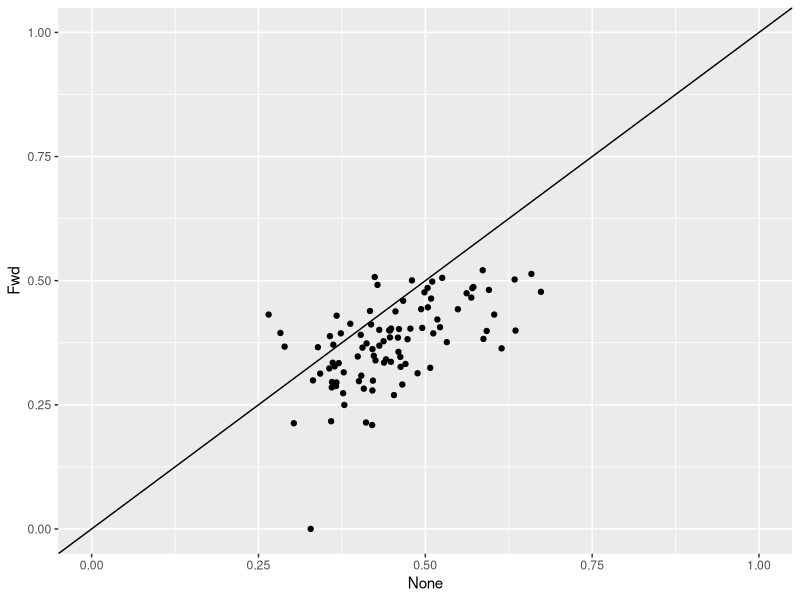

Write the R code that produced this figure. (Note: this script raises an error after producing the figure.)
library(dplyr)
library(ggplot2)
library(tidyr)
library(lme4)

dat = read.csv('rawdata.csv')
incompletes = names(table(dat$WID)[which(table(dat$WID) != 120)])
gooddat = subset(dat, !(WID %in% incompletes) & (WasBad=="False") & (RawResponse != 'NA'))
gooddat$LogRT = log(gooddat$RT)

# Check that regular trials have faster simulation RTs
regdat = gooddat %>% subset(Class=='regular') %>% group_by(Trial, MotionDirection) %>%
  summarize(lRT = mean(LogRT), MedRT = median(RT), Acc = mean(Response==Goal), GoodRT = median(RT[Response==Goal]))
regdat_lrt = regdat %>% select(Trial, MotionDirection, lRT) %>% spread(MotionDirection, lRT) %>% subset(None > -99999999) # last part is hack
regdat_rt = regdat %>% select(Trial, MotionDirection, MedRT) %>% spread(MotionDirection, MedRT)
regdat_acc = regdat %>% select(Trial, MotionDirection, Acc) %>% spread(MotionDirection, Acc)

ggplot(regdat_lrt, aes(x=exp(None), y=exp(Fwd))) + geom_abline(intercept=0,slope=1) + geom_point() + 
  xlim(c(0,1)) + ylim(c(0,1)) + xlab('None') + ylab('Fwd')
with(regdat_lrt, t.test(Fwd,None,paired=T))

ggplot(regdat_rt, aes(x=None,y=Fwd)) + geom_abline(intercept=0,slope=1) + geom_point() + xlim(c(0,2)) + ylim(c(0,2))
with(regdat_rt, t.test(Fwd,None,paired=T)) # Faster with simulation than no simulation

ggplot(regdat_acc, aes(x=None,y=Fwd)) + geom_abline(intercept=0,slope=1) + geom_point() + xlim(c(0,1)) + ylim(c(0,1))
with(regdat_acc, t.test(Fwd,None, paired=T)) # Accuracy is the same - cannot be driven just by 

# Containment
containdat = subset(gooddat, Class=='contained')
agg_contain_bytrial = containdat %>% group_by(Trial, ContainmentType, ContainmentLevel, MotionDirection) %>%
  summarize(MedRT = median(RT), GoodRT = median(RT[Response=='G']), BadRT = median(RT[Response=='R']),
            MeanSpeed = mean(1/RT), GoodSpeed = mean(1/RT[Response=='G']), BadSpeed = mean(1/RT[Response=='R']),
            Acc = mean(Response=='G'))
agg_contain_all = agg_contain_bytrial %>%
  group_by(ContainmentType, ContainmentLevel, MotionDirection) %>%
  summarize(RT = mean(MedRT), RTsd = sd(MedRT), RTse = sd(MedRT)/sqrt(length(MedRT)),
            Speed = mean(MeanSpeed), Speedsd = sd(MeanSpeed), Speedse = sd(MeanSpeed)/sqrt(length(MeanSpeed)))
agg_contain_good = agg_contain_bytrial %>% subset(!is.na(GoodRT)) %>%
  group_by(ContainmentType, ContainmentLevel, MotionDirection) %>%
  summarize(RT = mean(GoodRT), RTsd = sd(GoodRT), RTse = sd(GoodRT)/sqrt(length(GoodRT)),
            Speed = mean(GoodSpeed), Speedsd = sd(GoodSpeed), Speedse = sd(GoodSpeed)/sqrt(length(GoodSpeed)))


(plot_all_rt = ggplot(agg_contain_all, aes(x=MotionDirection, y=RT, ymax=RT+RTse, ymin=RT-RTse)) +
    geom_point() + geom_linerange() + ylim(0,NA) + facet_grid(ContainmentType ~ ContainmentLevel))
(plot_good_rt = ggplot(agg_contain_good, aes(x=MotionDirection, y=RT, ymax=RT+RTse, ymin=RT-RTse)) +
  geom_point() + geom_linerange() + ylim(0,NA) + facet_grid(ContainmentType ~ ContainmentLevel))
(plot_good_speed = ggplot(agg_contain_good, aes(x=MotionDirection, y=Speed, ymax=Speed+Speedse, ymin=Speed-Speedse)) +
    geom_point() + geom_linerange() + facet_grid(ContainmentType ~ ContainmentLevel))

# Plot RTs by trial
plot_bytrial_complex = ggplot(subset(containdat, ContainmentType=='complex'), aes(x=MotionDirection, y=RT, color=(Response==Goal))) +
  geom_point() + facet_grid(TrialNum~ContainmentLevel)

plot_bytrial_porous = ggplot(subset(containdat, ContainmentType=='porous'), aes(x=MotionDirection, y=RT, color=(Response==Goal))) +
  geom_point() + facet_grid(TrialNum~ContainmentLevel)

plot_bytrial_stopper = ggplot(subset(containdat, ContainmentType=='stopper'), aes(x=MotionDirection, y=RT, color=(Response==Goal))) +
  geom_point() + facet_grid(TrialNum~ContainmentLevel)

plot_bytrial_size = ggplot(subset(containdat, ContainmentType=='size'), aes(x=MotionDirection, y=RT, color=(Response==Goal))) +
  geom_point() + facet_grid(TrialNum~ContainmentLevel)

# Model containment RTs & remake generic trial
mod_all_lrt = lmer(data=gooddat, LogRT ~ ContainmentType*ContainmentLevel*MotionDirection + 
                     (1|WID) + (1|Trial) + (1|Trial:MotionDirection))
mod_contain_lrt = lmer(data=containdat, LogRT ~ ContainmentType*ContainmentLevel*MotionDirection + 
                         (1|WID) + (1|Trial) + (1|Trial:MotionDirection))
generic_trials = agg_contain_all %>% select(ContainmentType, ContainmentLevel, MotionDirection)
generic_trials$WID = 'genericperson'
generic_trials$Trial = 'generictrial'
generic_trials$LogRT = predict(mod_all_lrt, newdata=generic_trials, allow.new.levels=T)
generic_trials$RT = exp(generic_trials$LogRT)
ggplot(generic_trials, aes(x=MotionDirection, y=RT)) + geom_point() + ylim(0,1) +
  facet_grid(ContainmentType ~ ContainmentLevel)

# Reduced model testing
mod_all_lrt_noct = lmer(data=gooddat, LogRT ~ ContainmentLevel*MotionDirection + 
                                                (1|WID) + (1|Trial) + (1|Trial:MotionDirection))
mod_all_lrt_nocl = lmer(data=gooddat, LogRT ~ ContainmentType*MotionDirection + 
                                                (1|WID) + (1|Trial) + (1|Trial:MotionDirection))
mod_all_lrt_nomd = lmer(data=gooddat, LogRT ~ ContainmentType*ContainmentLevel + 
                                                (1|WID) + (1|Trial))

mod_contain_lrt_noct = lmer(data=containdat, LogRT ~ ContainmentLevel*MotionDirection + 
                                            (1|WID) + (1|Trial) + (1|Trial:MotionDirection))
mod_contain_lrt_nocl = lmer(data=containdat, LogRT ~ ContainmentType*MotionDirection + 
                                            (1|WID) + (1|Trial) + (1|Trial:MotionDirection))
mod_contain_lrt_nomd = lmer(data=containdat, LogRT ~ ContainmentType*ContainmentLevel + 
                                            (1|WID) + (1|Trial))

mod_contain_lrt_mdonly = lmer(data=containdat, LogRT ~ MotionDirection + (1|WID) + (1|Trial) + (1|Trial:MotionDirection))
mod_contain_base = lmer(data=containdat, LogRT ~ 1 + (1|WID) + (1|Trial))
